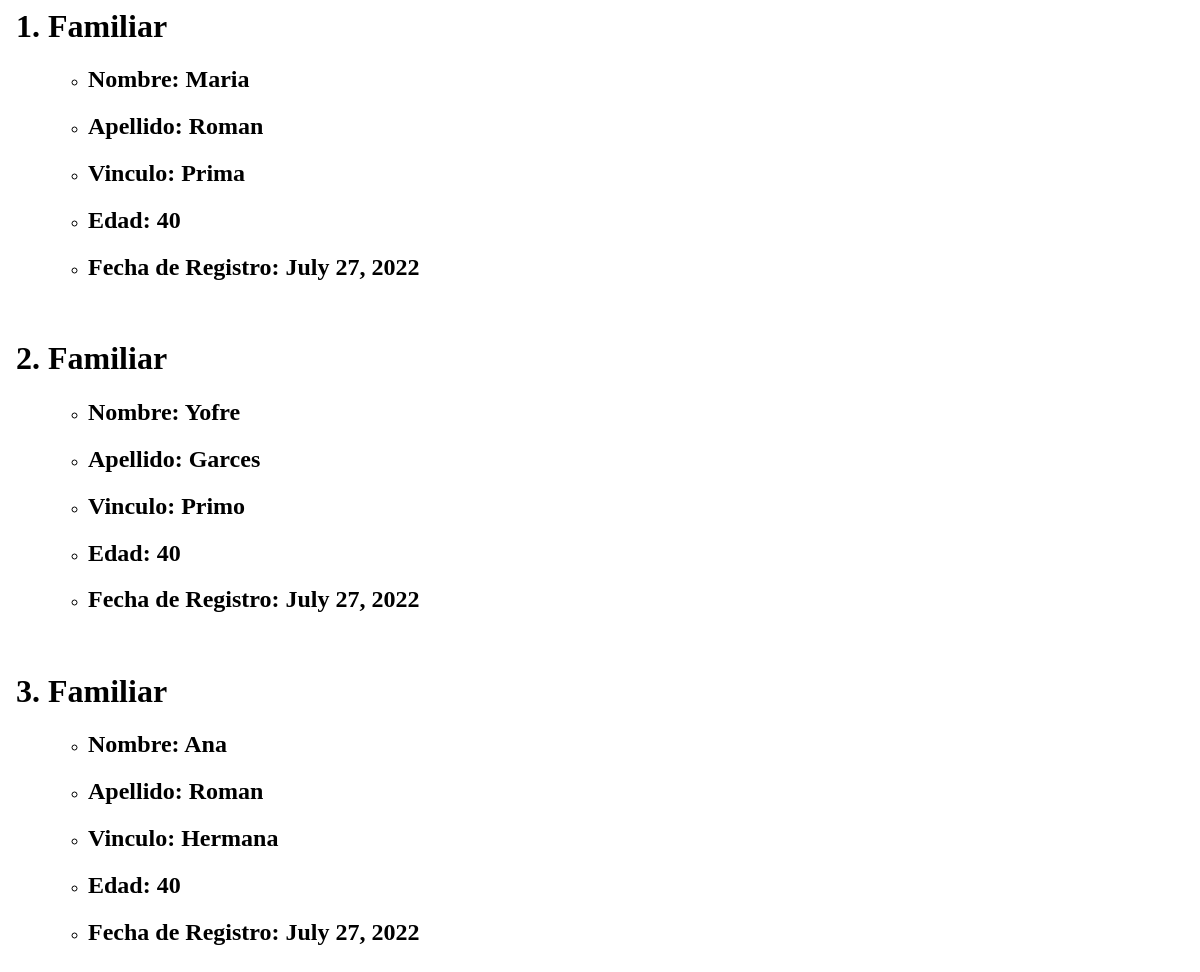
/list_members/, run on an earlier commit of the app's database.
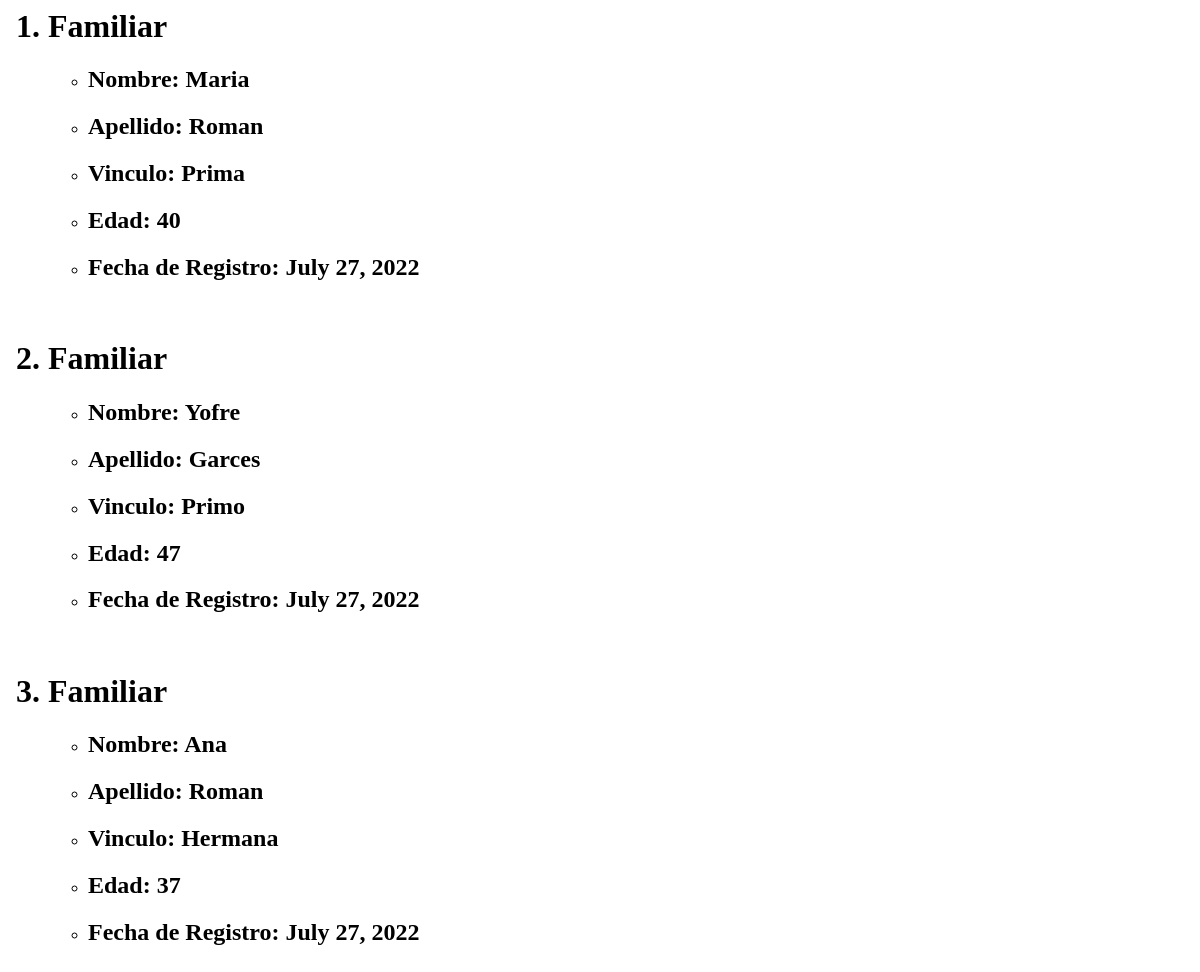
And on a later commit of the database.
### Family/models.py (models this page shows)
class Members(models.Model):
    name = models.CharField(max_length=40)
    last_name = models.CharField(max_length=40)
    relation = models.CharField(max_length=40)
    creation_date = models.DateField(auto_now_add=True)
    age = models.IntegerField()

### Family/views.py (the view)
# urls.py: path('list_members/', list_members, name='list_members')
def list_members(request):
    members = Members.objects.all()
    context = {
        'members': members
    }
    return render(request, 'family_members.html', context=context)

### templates/family_members.html
<ol>
    {% for member in members %}
        <h1><li>Familiar</li></h1>
        <ul>
            <li><h2>Nombre: {{member.name}}</h2></li>
            <li><h2>Apellido: {{member.last_name}}</h2></li>
            <li><h2>Vinculo: {{member.relation}}</h2></li>
            <li><h2>Edad: {{member.age}}</h2></li>
            <li><h2>Fecha de Registro: {{member.creation_date}}</h2></li>
        </ul>
        <br>
    {% endfor %}
</ol>

What changed in the data, as far as the page shows it:
changed Members "Yofre": age "40" → "47"
changed Members "Ana": age "40" → "37"
